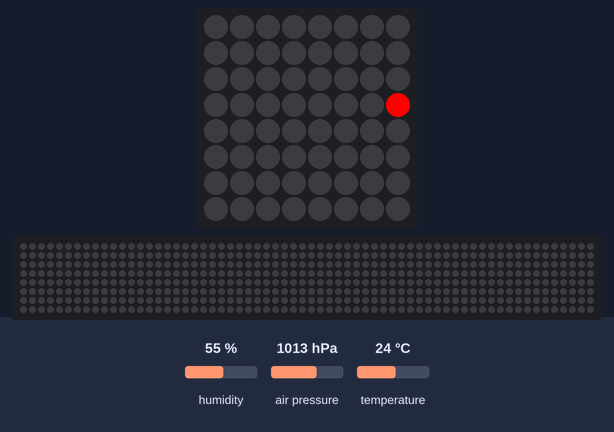
Bench run of a program on a simulated Raspberry Pi (BCM pin numbers) with a Sense HAT. On the bench: the Sense HAT's 8×8 RGB LED matrix, a strip that is not on the board, showing the scrolling text unrolled. The inputs (shaded band) are chosen by the test bench; at power-on: humidity 55 %, air pressure 1013 hPa, temperature 24 °C. The 64×8 strip is a reading aid, not a part: it shows the text the matrix is scrolling, unrolled, one strip-width of it at a time; what the program prints to the terminal is not drawn.

Above: at 0.18 s.
At 5.41 s:
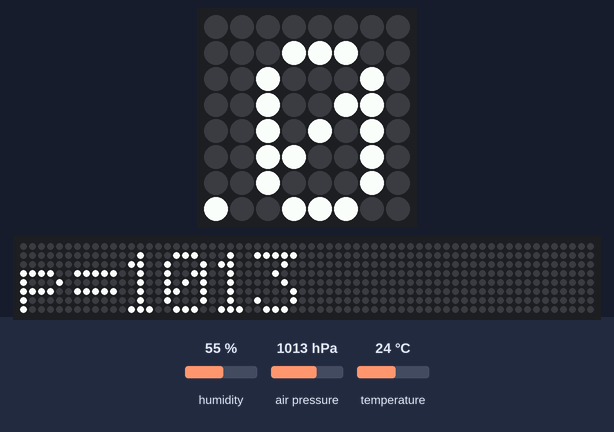
At 10.65 s:
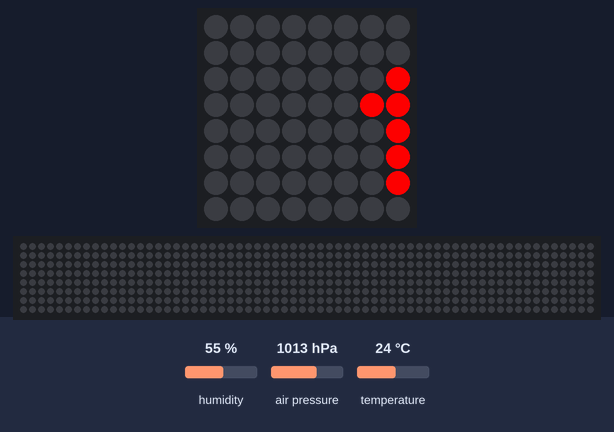
At 20.72 s:
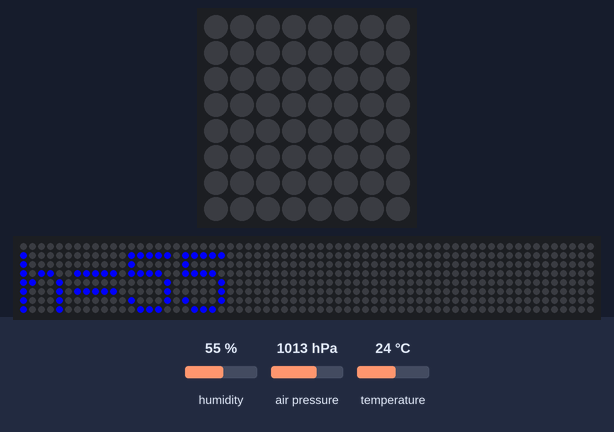
At 28.47 s:
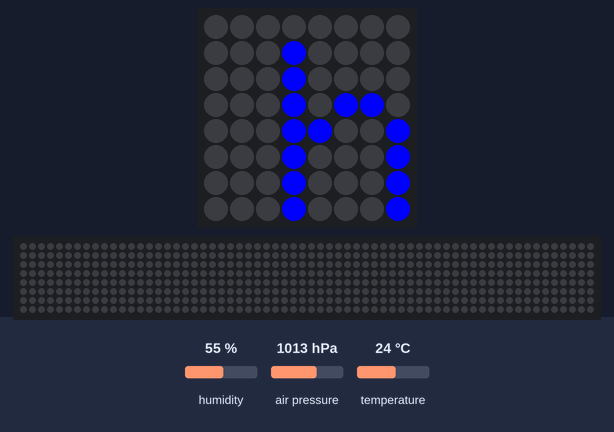
At 39.85 s:
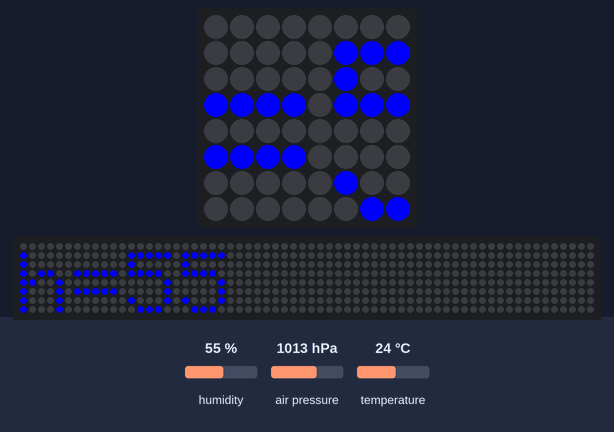

The program:

06_environment.py
```python
# File: 06_environment.py
# Author: Raphael Holzer
# Date: 26. 11. 2018

from sense_hat import SenseHat

sense = SenseHat()
red = (255, 0, 0)
blue = (0, 0, 255)

h = int(sense.get_humidity())
t = int(sense.get_temperature())
p = int(sense.get_pressure())

print('humidity =', h)
print('pressure =', p)
print('temperature =', t)
print('temp from pressure =', sense.get_temperature_from_pressure())
print('temp from humidity =', sense.get_temperature_from_humidity())

while True:
    sense.show_message('t='+str(t), text_colour=red)
    sense.show_message('p='+str(p))
    sense.show_message('h='+str(h), text_colour=blue)
```
